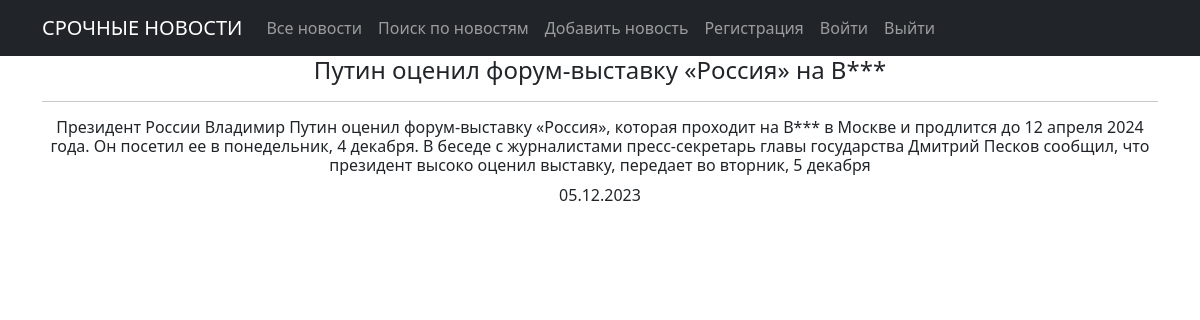
Page /2/ on the committed database.
### news/models.py (models this page shows, shortened)
class Post(models.Model):
    author = models.ForeignKey(Author, on_delete=models.CASCADE)
    NEWS = 'NW'
    ARTICLE = 'AR'
    CATEGORY_CHOICES = ((NEWS, 'Новость'), (ARTICLE, 'Статья'),)
    categoryType = models.CharField(max_length=2, choices=CATEGORY_CHOICES, default=ARTICLE)
    dateCreation = models.DateTimeField(auto_now_add=True)
    postCategory = models.ManyToManyField('Category', through='PostCategory')
    title = models.CharField(max_length=128)
    text = models.TextField()
    rating = models.SmallIntegerField(default=0)

### news/views.py (the view)
# urls.py: path('<int:pk>/', NewsDetail.as_view(), name='news_detail'),
class NewsDetail(DetailView):
    model = Post
    template_name = 'news_det.html'
    context_object_name = 'news_det'
    queryset = Post.objects.all()
    def get_object(self, *args, **kwargs):  # переопределяем метод получения объекта, как ни странно
        obj = cache.get(f'news-{self.kwargs["pk"]}',
                        None)  # кэш очень похож на словарь, и метод get действует так же. Он забирает значение по ключу, если его нет, то забирает None.
        if not obj:
            obj = super().get_object(queryset=self.queryset)
            cache.set(f'news-{self.kwargs["pk"]}', obj)
            return obj

### news/templatetags/custom_filters.py (called while the page is built)
@register.filter()
def censor(text):
    if type(text) == str:
        text = text.split()
        for i, word in enumerate(text):
            if word in words:
                text[i] = word[0] + '*' * len(word[1:])
        return ' '.join(text)
    else:
        return "Не текст!"

### templates/news_det.html (shortened to what this page needs)
{% extends 'flatpages/default.html' %}
{% load custom_filters %}!
{% load cache %}
{% cache 300 content %}
{% block content %}
    <h4>{{ news_det.title|censor }}</h4>
    <hr>
    <h6>{{ news_det.text|censor }}</h6>
    {{ news_det.dateCreation|date:'d.m.Y'}}
{% endblock content %}
{% endcache %}

### rows in the picture
Post: title|censor "Путин оценил форум-выставку «Россия» на В***", text|censor "Президент России Владимир Путин оценил форум-выставку «Россия», которая проходит на В*** в Москве и продлится до 12 апреля 2024 года. Он посетил ее в понедельник, 4 декабря. В беседе с журналистами пресс-секретарь главы государства Дмитрий Песков сообщил, что президент высоко оценил выставку, передает во вторник, 5 декабря", dateCreation "05.12.2023"
